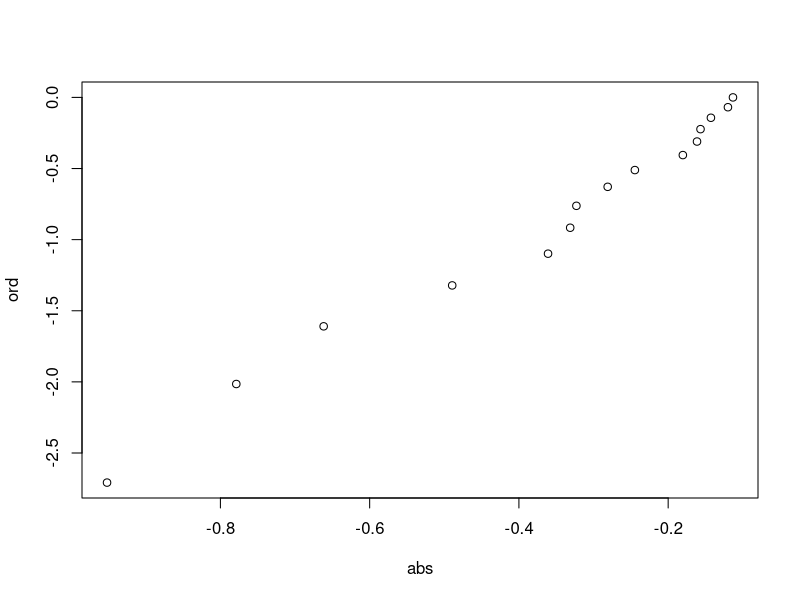
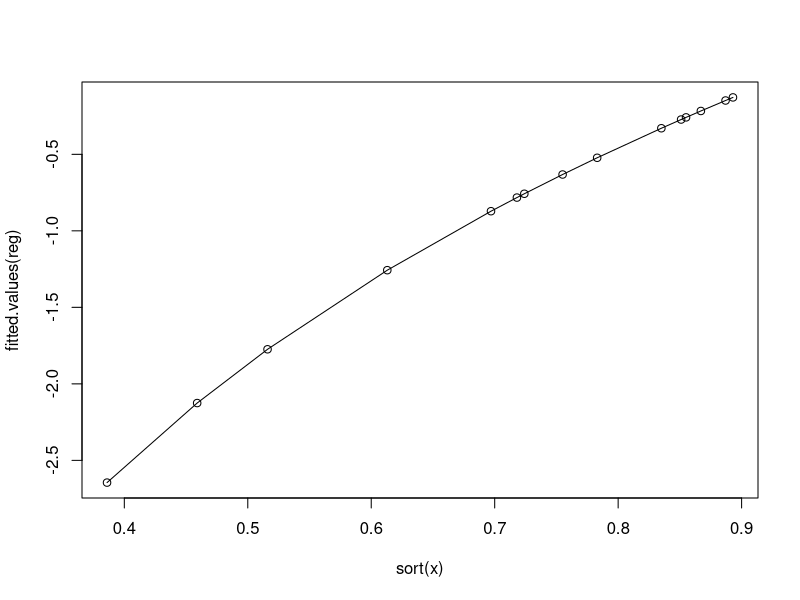

Reproduce these figures in R, in order.
# dans ce fichier on implente qq methode de regression linéaire 
x<-c(.516 ,0.887 ,0.783 ,0.613 ,0.697 ,0.459 ,0.724 ,0.755
  ,0.867 ,0.893, 0.835 ,0.718 ,0.851 ,0.386, 0.855)
n<-length(x)
# on desine le graphe de proba de loi de puissannce (dans TD1)
abs <- log(sort(x))
ord<-log(seq(1:n)/n)
plot(abs,ord)

# on remarque que les pts dans le graphe sont quasiment alingés

# regression linéare 
reg <- lm(ord~abs)
summary(reg)
# pramétre theta
b <- reg$coefficients[1]
theta <- exp(-b/reg$coefficients[2])
theta
# paramétre c de la loi de puissance 
c <- reg$coefficients[2]
c
# on desine la dte de regrresion 
plot(sort(x),fitted.values(reg))
lines(sort(x),fitted.values(reg))
